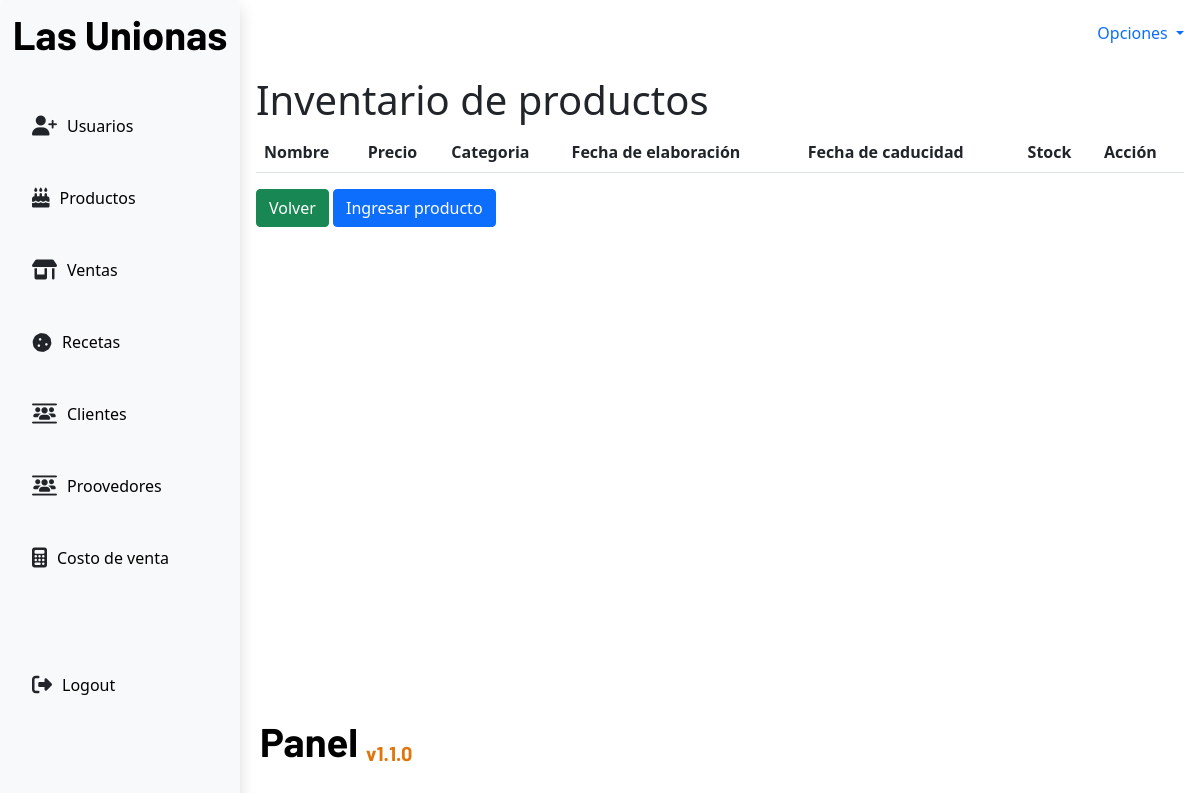
Before: /products/ with the older database file.
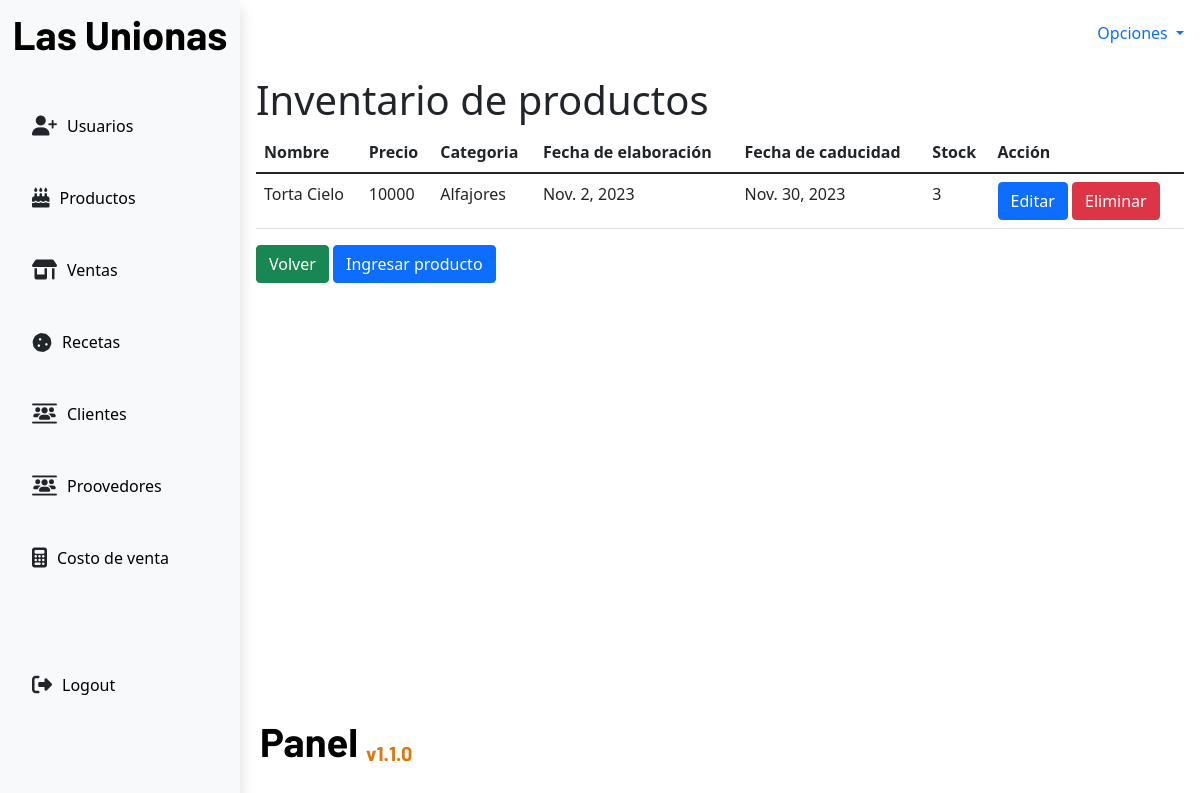
After: the same page with the newer database file.
### app/models.py (models this page shows, shortened)
class ProductsInventory(models.Model):
    name = models.CharField(max_length=100,null=False)
    price = models.PositiveIntegerField(null=False)
    category = models.ForeignKey(CategoryProduct, on_delete=models.PROTECT)
    elabDate = models.DateField()
    expDate = models.DateField()
    stock = models.PositiveIntegerField(null=False)

class CategoryProduct(models.Model):
    name = models.CharField(max_length=50)
    def __str__(self):
        return self.name

### app/views.py (the view)
# urls.py: path('products/',views.productsTable,name='productsTable'),
def productsTable(request):
    if request.method == 'GET':
        products = ProductsInventory.objects.all()
        return render(request,'products/productsTable.html',{'products':products})

### app/templates/products/productsTable.html
{% extends 'base.html' %}
{% block content %}
<div>
    <h1>Inventario de productos</h1>
</div>
<div>
    <table class="table">
        <thead>
            <tr>
                <th>Nombre</th>
                <th>Precio</th>
                <th>Categoria</th>
                <th>Fecha de elaboración</th>
                <th>Fecha de caducidad</th>
                <th>Stock</th>
                <th>Acción</th>
            </tr>
        </thead>
        <tbody>
            {%for product in products%}
            <tr>
                <td>{{product.name}}</td>
                <td>{{product.price}}</td>
                <td>{{product.category}}</td>
                <td>{{product.elabDate}}</td>
                <td>{{product.expDate}}</td>
                <td>{{product.stock}}</td>
                <td>
                    <a class="btn btn-primary" href="{% url 'updateProducts' product.id %}">Editar</a>
                    <a class="btn btn-danger" href="{% url 'deleteProducts' product.id %}">Eliminar</a>
                </td>
            </tr>
            {%endfor%}
        </tbody>
    </table>
</div>
<div>
    <a class="btn btn-success" href="{% url 'home'%}">Volver</a>
    <a class="btn btn-primary" href="{% url 'createProducts'%}">Ingresar producto</a>
</div>
{% endblock content %}

Changed rows visible on the page:
added ProductsInventory: name "Torta Cielo", price "10000", category "Alfajores", elabDate "Nov. 2, 2023", expDate "Nov. 30, 2023", stock "3"
